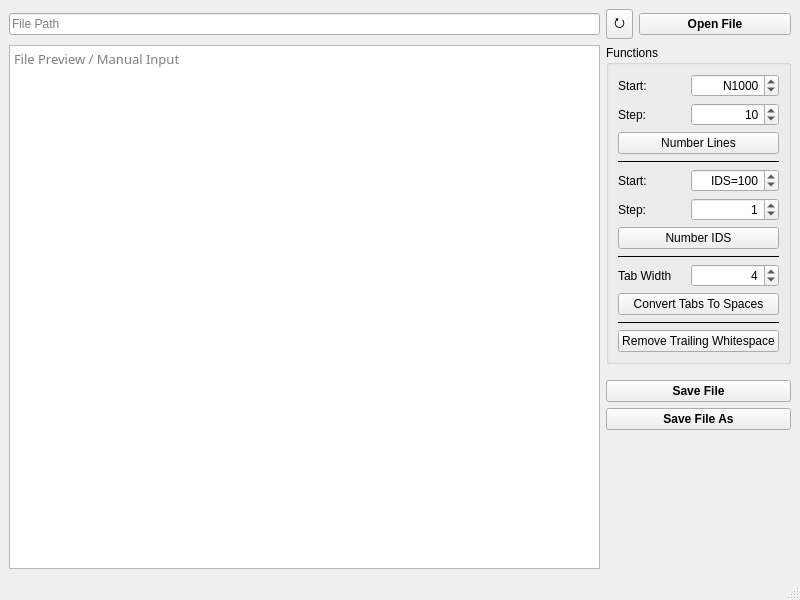
<?xml version="1.0" encoding="UTF-8"?>
<ui version="4.0">
 <class>MainWindow</class>
 <widget class="QMainWindow" name="MainWindow">
  <property name="geometry">
   <rect>
    <x>0</x>
    <y>0</y>
    <width>800</width>
    <height>600</height>
   </rect>
  </property>
  <property name="windowTitle">
   <string>CNC Tool</string>
  </property>
  <widget class="QWidget" name="centralwidget">
   <layout class="QVBoxLayout" name="verticalLayout">
    <item>
     <layout class="QGridLayout" name="gridLayout">
      <item row="1" column="0" rowspan="5">
       <widget class="QPlainTextEdit" name="pte_file_preview">
        <property name="font">
         <font>
          <family>Cascadia Mono Light</family>
          <pointsize>10</pointsize>
         </font>
        </property>
        <property name="lineWrapMode">
         <enum>QPlainTextEdit::NoWrap</enum>
        </property>
        <property name="tabStopDistance">
         <double>40.000000000000000</double>
        </property>
        <property name="placeholderText">
         <string>File Preview / Manual Input</string>
        </property>
       </widget>
      </item>
      <item row="5" column="1" colspan="2">
       <spacer name="vs_functions_2">
        <property name="orientation">
         <enum>Qt::Vertical</enum>
        </property>
        <property name="sizeHint" stdset="0">
         <size>
          <width>0</width>
          <height>0</height>
         </size>
        </property>
       </spacer>
      </item>
      <item row="3" column="1" colspan="2">
       <widget class="QPushButton" name="pb_save_file">
        <property name="font">
         <font>
          <bold>true</bold>
         </font>
        </property>
        <property name="text">
         <string>Save File</string>
        </property>
       </widget>
      </item>
      <item row="0" column="0">
       <widget class="QLineEdit" name="le_file_path">
        <property name="readOnly">
         <bool>true</bool>
        </property>
        <property name="placeholderText">
         <string>File Path</string>
        </property>
       </widget>
      </item>
      <item row="0" column="1">
       <widget class="QToolButton" name="tb_reload_file">
        <property name="font">
         <font>
          <pointsize>10</pointsize>
         </font>
        </property>
        <property name="toolTip">
         <string>Reload File</string>
        </property>
        <property name="text">
         <string>⭮</string>
        </property>
       </widget>
      </item>
      <item row="0" column="2">
       <widget class="QPushButton" name="pb_open_file">
        <property name="font">
         <font>
          <bold>true</bold>
         </font>
        </property>
        <property name="text">
         <string>Open File</string>
        </property>
       </widget>
      </item>
      <item row="1" column="1" colspan="2">
       <widget class="QGroupBox" name="gb_functions">
        <property name="sizePolicy">
         <sizepolicy hsizetype="Preferred" vsizetype="Maximum">
          <horstretch>0</horstretch>
          <verstretch>0</verstretch>
         </sizepolicy>
        </property>
        <property name="title">
         <string>Functions</string>
        </property>
        <layout class="QGridLayout" name="gridLayout_2">
         <item row="9" column="0" colspan="2">
          <widget class="Line" name="ln_functions_2">
           <property name="frameShadow">
            <enum>QFrame::Plain</enum>
           </property>
           <property name="orientation">
            <enum>Qt::Horizontal</enum>
           </property>
          </widget>
         </item>
         <item row="1" column="1">
          <widget class="QSpinBox" name="sb_number_lines_start">
           <property name="alignment">
            <set>Qt::AlignRight|Qt::AlignTrailing|Qt::AlignVCenter</set>
           </property>
           <property name="prefix">
            <string>N</string>
           </property>
           <property name="maximum">
            <number>100000</number>
           </property>
           <property name="singleStep">
            <number>100</number>
           </property>
           <property name="value">
            <number>1000</number>
           </property>
          </widget>
         </item>
         <item row="7" column="0">
          <widget class="QLabel" name="lb_number_ids_step">
           <property name="text">
            <string>Step:</string>
           </property>
          </widget>
         </item>
         <item row="2" column="0">
          <widget class="QLabel" name="lb_number_lines_step">
           <property name="text">
            <string>Step:</string>
           </property>
          </widget>
         </item>
         <item row="4" column="0" colspan="2">
          <widget class="Line" name="ln_functions_1">
           <property name="frameShadow">
            <enum>QFrame::Plain</enum>
           </property>
           <property name="orientation">
            <enum>Qt::Horizontal</enum>
           </property>
          </widget>
         </item>
         <item row="1" column="0">
          <widget class="QLabel" name="lb_number_lines_start">
           <property name="text">
            <string>Start:</string>
           </property>
          </widget>
         </item>
         <item row="6" column="0">
          <widget class="QLabel" name="lb_number_ids_start">
           <property name="text">
            <string>Start:</string>
           </property>
          </widget>
         </item>
         <item row="8" column="0" colspan="2">
          <widget class="QPushButton" name="pb_number_ids">
           <property name="text">
            <string>Number IDS</string>
           </property>
          </widget>
         </item>
         <item row="6" column="1">
          <widget class="QSpinBox" name="sb_number_ids_start">
           <property name="alignment">
            <set>Qt::AlignRight|Qt::AlignTrailing|Qt::AlignVCenter</set>
           </property>
           <property name="prefix">
            <string>IDS=</string>
           </property>
           <property name="maximum">
            <number>10000</number>
           </property>
           <property name="singleStep">
            <number>10</number>
           </property>
           <property name="value">
            <number>100</number>
           </property>
          </widget>
         </item>
         <item row="13" column="0" colspan="2">
          <widget class="QPushButton" name="pb_convert_tabs_to_spaces">
           <property name="text">
            <string>Convert Tabs To Spaces</string>
           </property>
          </widget>
         </item>
         <item row="12" column="0">
          <widget class="QLabel" name="lb_tab_width">
           <property name="text">
            <string>Tab Width</string>
           </property>
          </widget>
         </item>
         <item row="12" column="1">
          <widget class="QSpinBox" name="sb_tab_width">
           <property name="alignment">
            <set>Qt::AlignRight|Qt::AlignTrailing|Qt::AlignVCenter</set>
           </property>
           <property name="minimum">
            <number>2</number>
           </property>
           <property name="maximum">
            <number>8</number>
           </property>
           <property name="singleStep">
            <number>2</number>
           </property>
           <property name="value">
            <number>4</number>
           </property>
          </widget>
         </item>
         <item row="2" column="1">
          <widget class="QSpinBox" name="sb_number_lines_step">
           <property name="alignment">
            <set>Qt::AlignRight|Qt::AlignTrailing|Qt::AlignVCenter</set>
           </property>
           <property name="maximum">
            <number>10000</number>
           </property>
           <property name="singleStep">
            <number>10</number>
           </property>
           <property name="value">
            <number>10</number>
           </property>
          </widget>
         </item>
         <item row="7" column="1">
          <widget class="QSpinBox" name="sb_number_ids_step">
           <property name="alignment">
            <set>Qt::AlignRight|Qt::AlignTrailing|Qt::AlignVCenter</set>
           </property>
           <property name="maximum">
            <number>100</number>
           </property>
           <property name="value">
            <number>1</number>
           </property>
          </widget>
         </item>
         <item row="3" column="0" colspan="2">
          <widget class="QPushButton" name="pb_number_lines">
           <property name="text">
            <string>Number Lines</string>
           </property>
          </widget>
         </item>
         <item row="15" column="0" colspan="2">
          <widget class="QPushButton" name="pb_remove_trailing_whitespace">
           <property name="text">
            <string>Remove Trailing Whitespace</string>
           </property>
          </widget>
         </item>
         <item row="14" column="0" colspan="2">
          <widget class="Line" name="ln_functions_3">
           <property name="frameShadow">
            <enum>QFrame::Plain</enum>
           </property>
           <property name="orientation">
            <enum>Qt::Horizontal</enum>
           </property>
          </widget>
         </item>
        </layout>
       </widget>
      </item>
      <item row="2" column="1" colspan="2">
       <spacer name="vs_functions_1">
        <property name="orientation">
         <enum>Qt::Vertical</enum>
        </property>
        <property name="sizeType">
         <enum>QSizePolicy::Fixed</enum>
        </property>
        <property name="sizeHint" stdset="0">
         <size>
          <width>0</width>
          <height>10</height>
         </size>
        </property>
       </spacer>
      </item>
      <item row="4" column="1" colspan="2">
       <widget class="QPushButton" name="pb_save_file_as">
        <property name="font">
         <font>
          <bold>true</bold>
         </font>
        </property>
        <property name="text">
         <string>Save File As</string>
        </property>
       </widget>
      </item>
     </layout>
    </item>
   </layout>
  </widget>
  <widget class="QMenuBar" name="menubar">
   <property name="geometry">
    <rect>
     <x>0</x>
     <y>0</y>
     <width>800</width>
     <height>22</height>
    </rect>
   </property>
  </widget>
  <widget class="QStatusBar" name="statusbar"/>
 </widget>
 <resources/>
 <connections/>
</ui>
